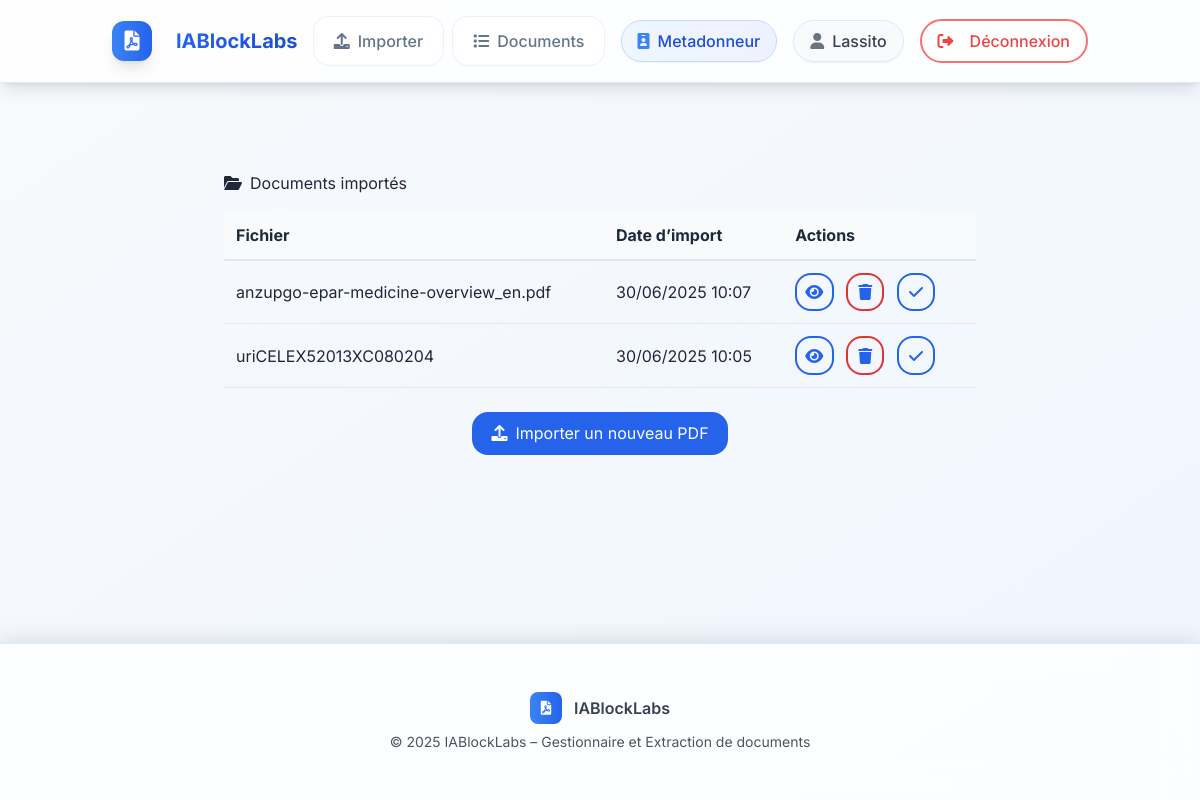
Page /documents/ (signed in) on the earlier database version.
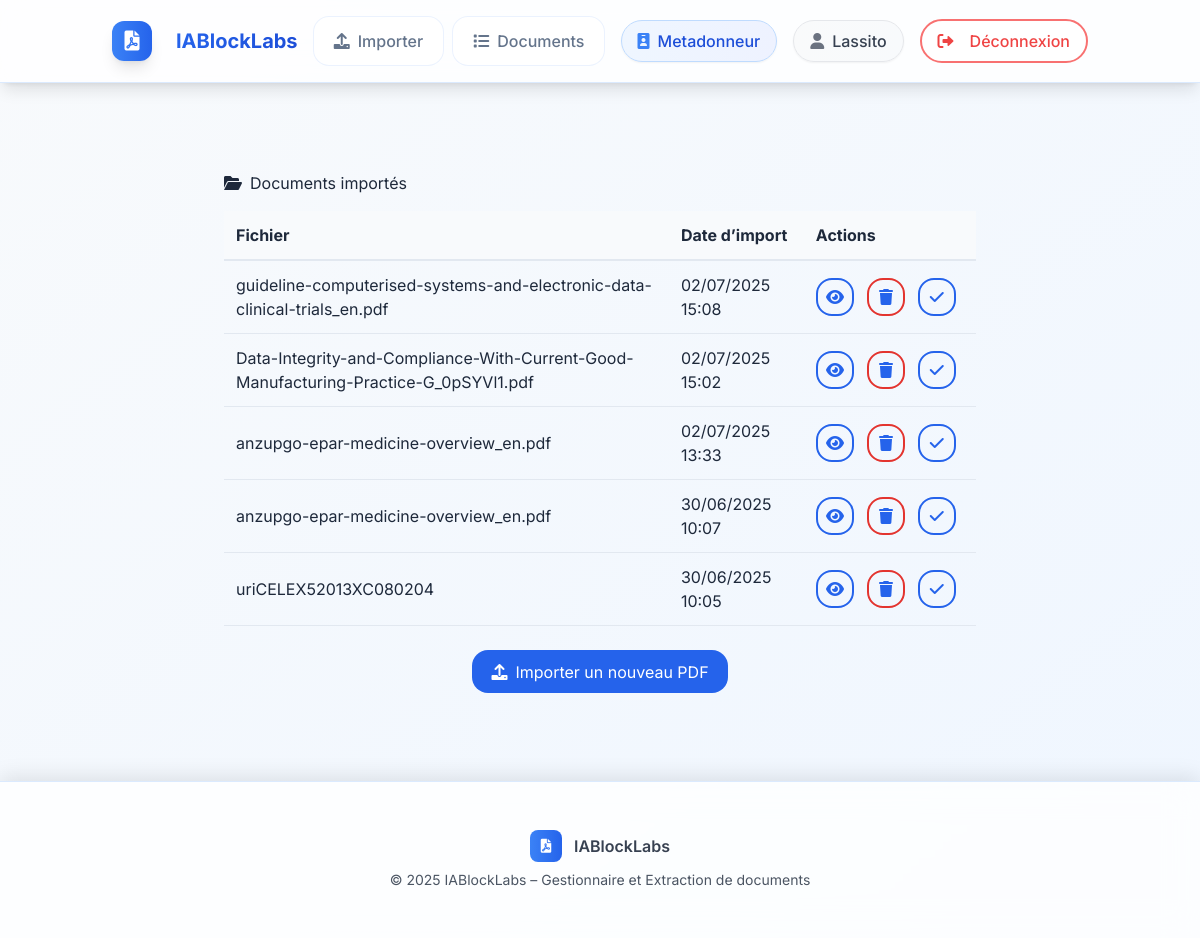
Same page on the later database version.
### rawdocs/models.py (models this page shows, shortened)
class RawDocument(models.Model):
    url        = models.URLField(help_text="URL d'origine du PDF", blank=True)
    file       = models.FileField(upload_to=pdf_upload_to, help_text="Fichier PDF téléchargé")
    created_at = models.DateTimeField(auto_now_add=True)
    owner = models.ForeignKey(
        settings.AUTH_USER_MODEL,
        on_delete=models.CASCADE,
        related_name='raw_documents',
        null=True, blank=True,
        help_text="Utilisateur qui a téléchargé ce document"
    )
    is_validated    = models.BooleanField(default=False, help_text="Document validé par un métadonneur")
    validated_at    = models.DateTimeField(null=True, blank=True)
    total_pages       = models.IntegerField(default=0, help_text="Nombre total de pages")
    pages_extracted   = models.BooleanField(default=False, help_text="Pages extraites individuellement")
    title            = models.TextField(blank=True, help_text="Titre du document")
    doc_type         = models.CharField("Type", max_length=100, blank=True, help_text="Type du document (guide, rapport…)")  # renommé doc_type
    publication_date = models.CharField(max_length=100, blank=True, help_text="Date de publication")
    version          = models.CharField(max_length=50, blank=True, help_text="Version extraite")
    source           = models.CharField(max_length=255, blank=True, help_text="Organisation émettrice (EMA, FDA…)")
    context          = models.TextField(blank=True, help_text="Contexte extrait (2 phrases max)")
    country          = models.CharField(max_length=100, blank=True, help_text="Pays détecté (GPE ou TLD)")
    language         = models.CharField(max_length=10, blank=True, help_text="Langue détectée (fr, en…)")
    url_source       = models.URLField(blank=True, help_text="URL d'origine pour référence")

### rawdocs/views.py (the view)
@login_required(login_url='rawdocs:login')
@user_passes_test(is_metadonneur)
def document_list(request):
    docs = RawDocument.objects.filter(owner=request.user).order_by('-created_at')
    for d in docs: d.basename = os.path.basename(d.file.name)
    return render(request,'rawdocs/document_list.html',{'documents':docs})

### rawdocs/templatetags/rawdocs_extras.py (called while the page is built)
@register.filter
def basename(value):
    return os.path.basename(value)

### rawdocs/views.py (called while the page is built)
def is_metadonneur(user):
    return user.groups.filter(name="Metadonneur").exists()

### templates/rawdocs/document_list.html (shortened to what this page needs)
{% extends "base.html" %}
{% load rawdocs_extras %}
{% block content %}
<section class="card metadata-card">
  <h2><i class="fas fa-folder-open"></i> Documents importés</h2>
  {% if documents %}
    <table class="metadata-table">
      <thead>
        <tr>
          <th>Fichier</th>
          <th>Date d’import</th>
          <th>Actions</th>
        </tr>
      </thead>
      <tbody>
        {% for doc in documents %}
        <tr>
          <td>{{ doc.file.name|basename }}</td>
          <td>{{ doc.created_at|date:"d/m/Y H:i" }}</td>
          <td class="actions-cell">
            <a href="{% url 'rawdocs:edit_metadata' doc.id %}"
               class="btn-outline"
               title="Voir / éditer les métadonnées">
              <i class="fas fa-eye"></i>
            </a>
            <form method="post"
                  action="{% url 'rawdocs:document_delete' doc.id %}">
              <button type="submit" class="btn-outline btn-delete" title="Supprimer">
                <i class="fas fa-trash"></i>
              </button>
            </form>
            {% if not doc.is_validated %}
            <a href="{% url 'rawdocs:validate_document' doc.id %}"
               class="btn-outline"
               title="Valider pour annotation">
              <i class="fas fa-check"></i>
            </a>
            {% endif %}
          </td>
        </tr>
        {% endfor %}
      </tbody>
    </table>
  {% else %}
    <p>Aucun document importé pour le moment.</p>
  {% endif %}
  <div class="upload-cell" style="margin-top:1.5rem;">
    <a href="{% url 'rawdocs:upload' %}" class="upload-cell__enter-btn">
      <i class="fas fa-upload"></i> Importer un nouveau PDF
    </a>
  </div>
</section>
{% endblock %}

### templates/base.html (shortened to what this page needs)
{% load static %}
<!DOCTYPE html>
<html lang="fr">
<head>
  <script src="https://cdn.tailwindcss.com"></script>
  <link rel="stylesheet" href="{% static 'rawdocs/css/styles.css' %}">
  <link href="https://cdnjs.cloudflare.com/ajax/libs/font-awesome/6.0.0/css/all.min.css" rel="stylesheet">
</head>
<body class="bg-gradient-to-br from-slate-50 to-blue-50 min-h-screen flex flex-col">
  <div class="fixed inset-0 opacity-5 pointer-events-none">
    <div class="absolute inset-0 bg-grid-pattern"></div>
  </div>
  <div class="app-container flex-1 flex flex-col relative z-10">
    <header class="site-header bg-white/80 backdrop-blur-lg shadow-lg border-b border-blue-100">
      <div class="header-content container mx-auto px-6 flex items-center justify-between py-4">
        <a href="{% url 'rawdocs:dashboard' %}" class="logo group flex items-center text-xl font-bold text-blue-600 hover:text-blue-700 transition-all duration-300">
          <div class="logo-icon bg-gradient-to-r from-blue-500 to-blue-600 p-2 rounded-xl mr-3 group-hover:scale-110 transition-transform duration-300 shadow-lg">
            <i class="fas fa-file-pdf text-white"></i>
          </div>
          <span class="bg-gradient-to-r from-blue-600 to-blue-700 bg-clip-text text-transparent">IABlockLabs</span>
        </a>
        {% if user.is_authenticated %}
          <nav class="role-nav hidden md:flex gap-2">
            {% with group=user.groups.first %}
              {% if group.name == "Metadonneur" %}
                <a href="{% url 'rawdocs:upload' %}" class="nav-link group">
                  <i class="fas fa-upload group-hover:scale-110 transition-transform duration-200"></i>
                  <span>Importer</span>
                </a>
                <a href="{% url 'rawdocs:document_list' %}" class="nav-link group">
                  <i class="fas fa-list group-hover:scale-110 transition-transform duration-200"></i>
                  <span>Documents</span>
                </a>
              {% elif group.name == "Annotateur" %}
                <a href="{% url 'rawdocs:annotation_dashboard' %}" class="nav-link group">
                  <i class="fas fa-highlighter group-hover:scale-110 transition-transform duration-200"></i>
                  <span>Annotation</span>
                </a>
              {% elif group.name == "Expert" %}
                <a href="{% url 'rawdocs:annotation_dashboard' %}" class="nav-link group">
                  <i class="fas fa-graduation-cap group-hover:scale-110 transition-transform duration-200"></i>
                  <span>Expertise</span>
                </a>
              {% endif %}
            {% endwith %}
          </nav>
          <div class="user-info flex items-center gap-4">
            <div class="user-badge bg-gradient-to-r from-blue-50 to-indigo-50 px-4 py-2 rounded-full border border-blue-200">
              <span class="flex items-center text-blue-700 font-medium">
                <i class="fas fa-id-badge mr-2 text-blue-500"></i>
                {{ user.groups.first.name }}
              </span>
            </div>
            <div class="user-badge bg-gradient-to-r from-gray-50 to-slate-50 px-4 py-2 rounded-full border border-gray-200">
              <span class="flex items-center text-gray-700 font-medium">
                <i class="fas fa-user mr-2 text-gray-500"></i>
                {{ user.username }}
              </span>
            </div>
            <form method="post" action="{% url 'rawdocs:logout' %}">
              <button type="submit"
                      class="btn-logout group inline-flex items-center px-4 py-2 border-2 border-red-400 text-red-500 rounded-full hover:bg-red-500 hover:text-white transition-all duration-300 hover:shadow-lg hover:scale-105">
                <i class="fas fa-sign-out-alt mr-2 group-hover:animate-pulse"></i>
                <span>Déconnexion</span>
              </button>
            </form>
          </div>
        {% endif %}
      </div>
    </header>
    <main class="site-main flex-1 container mx-auto px-6 py-8">
      <div class="main-content-wrapper animate-fadeInUp">
        {% block content %}{% endblock %}
      </div>
    </main>
    <footer class="site-footer bg-white/80 backdrop-blur-lg border-t border-blue-100 py-6">
      <div class="footer-content text-center">
        <div class="flex items-center justify-center gap-3 mb-2">
          <div class="w-8 h-8 bg-gradient-to-r from-blue-500 to-blue-600 rounded-lg flex items-center justify-center">
            <i class="fas fa-file-pdf text-white text-sm"></i>
          </div>
          <span class="text-gray-700 font-semibold">IABlockLabs</span>
        </div>
        <p class="text-gray-600 text-sm">
          &copy; 2025 IABlockLabs – Gestionnaire et Extraction de documents
        </p>
      </div>
    </footer>
  </div>
</body>
</html>

### static/rawdocs/css/styles.css (style rules this page uses)
:root { --primary-color: #2563eb; --primary-hover: #1d4ed8; --primary-light: #3b82f6; --secondary-color: #64748b; --accent-color: #06b6d4; --background-color: #f8fafc; --surface-color: #ffffff; --surface-elevated: rgba(255, 255, 255, 0.9); --text-main: #1e293b; --text-alt: #64748b; --border-color: #e2e8f0; --border-radius: 16px; --border-radius-sm: 8px; --shadow-sm: 0 1px 2px rgba(0,0,0,0.05); --shadow-md: 0 4px 6px -1px rgba(0,0,0,0.1), 0 2px 4px -2px rgba(0,0,0,0.1); --shadow-lg: 0 10px 15px -3px rgba(0,0,0,0.1), 0 4px 6px -4px rgba(0,0,0,0.1); --shadow-xl: 0 20px 25px -5px rgba(0,0,0,0.1), 0 8px 10px -6px rgba(0,0,0,0.1); --transition-all: all 0.3s cubic-bezier(0.4, 0, 0.2, 1); --gradient-primary: linear-gradient(135deg, #667eea 0%, #764ba2 100%); --gradient-secondary: linear-gradient(135deg, #f093fb 0%, #f5576c 100%); }
* { margin: 0; padding: 0; box-sizing: border-box; }
body { font-family: 'Inter', -apple-system, BlinkMacSystemFont, 'Segoe UI', Roboto, sans-serif; background: linear-gradient(135deg, #f8fafc 0%, #e0f2fe 100%); color: var(--text-main); min-height: 100vh; font-size: 16px; line-height: 1.6; -webkit-font-smoothing: antialiased; -moz-osx-font-smoothing: grayscale; }
.bg-grid-pattern { background-image: radial-gradient(circle at 1px 1px, rgba(59, 130, 246, 0.1) 1px, transparent 0); background-size: 20px 20px; }
.app-container { display: flex; flex-direction: column; min-height: 100vh; position: relative; }
.animate-fadeInUp { animation: fadeInUp 0.6s ease-out; }
.site-header { background: rgba(255, 255, 255, 0.8); backdrop-filter: blur(20px); -webkit-backdrop-filter: blur(20px); border-bottom: 1px solid rgba(59, 130, 246, 0.1); box-shadow: 0 4px 20px rgba(0, 0, 0, 0.1); position: sticky; top: 0; z-index: 50; }
.header-content { max-width: 1200px; margin: 0 auto; padding: 1rem 2rem; display: flex; align-items: center; justify-content: space-between; }
.logo { display: flex; align-items: center; gap: 0.75rem; text-decoration: none; font-size: 1.5rem; font-weight: 700; transition: var(--transition-all); }
.logo-icon { display: flex; align-items: center; justify-content: center; width: 40px; height: 40px; background: linear-gradient(135deg, #3b82f6 0%, #1d4ed8 100%); border-radius: 12px; box-shadow: var(--shadow-md); transition: var(--transition-all); }
.role-nav { display: flex; gap: 0.5rem; align-items: center; }
.role-nav .nav-link { display: inline-flex; align-items: center; gap: 0.5rem; padding: 0.75rem 1.25rem; border-radius: var(--border-radius); color: var(--text-alt); text-decoration: none; font-weight: 500; background: rgba(255, 255, 255, 0.6); backdrop-filter: blur(10px); border: 1px solid rgba(59, 130, 246, 0.1); transition: var(--transition-all); position: relative; overflow: hidden; }
.role-nav .nav-link::before { content: ''; position: absolute; top: 0; left: -100%; width: 100%; height: 100%; background: linear-gradient(90deg, transparent, rgba(59, 130, 246, 0.1), transparent); transition: var(--transition-all); }
.user-info { display: flex; align-items: center; gap: 1rem; animation: slideInRight 0.6s ease-out; }
.user-badge { display: flex; align-items: center; padding: 0.5rem 1rem; border-radius: 50px; font-weight: 500; transition: var(--transition-all); backdrop-filter: blur(10px); box-shadow: var(--shadow-sm); }
.btn-logout { display: inline-flex; align-items: center; gap: 0.5rem; background: rgba(255, 255, 255, 0.8); border: 2px solid #ef4444; color: #ef4444; padding: 0.5rem 1rem; border-radius: 50px; cursor: pointer; transition: var(--transition-all); font-weight: 500; backdrop-filter: blur(10px); position: relative; overflow: hidden; }
.btn-logout::before { content: ''; position: absolute; top: 0; left: -100%; width: 100%; height: 100%; background: #ef4444; transition: var(--transition-all); z-index: -1; }
.site-main { flex: 1; padding: 2rem 0; }
.main-content-wrapper { animation: fadeInUp 0.6s ease-out; }
.site-footer { background: rgba(255, 255, 255, 0.8); backdrop-filter: blur(20px); -webkit-backdrop-filter: blur(20px); border-top: 1px solid rgba(59, 130, 246, 0.1); box-shadow: 0 -4px 20px rgba(0, 0, 0, 0.1); }
.footer-content { max-width: 1200px; margin: 0 auto; padding: 1.5rem 2rem; text-align: center; color: var(--text-alt); }

Differences in the rows shown:
added RawDocument: file.name|basename "guideline-computerised-systems-and-electronic-data-clinical-trials_en.pdf", created_at "02/07/2025 15:08", is_validated False (drawn)
added RawDocument: file.name|basename "Data-Integrity-and-Compliance-With-Current-Good-Manufacturing-Practice-G_0pSYVl1.pdf", created_at "02/07/2025 15:02", is_validated False (drawn)
added RawDocument: file.name|basename "anzupgo-epar-medicine-overview_en.pdf", created_at "02/07/2025 13:33", is_validated False (drawn)
